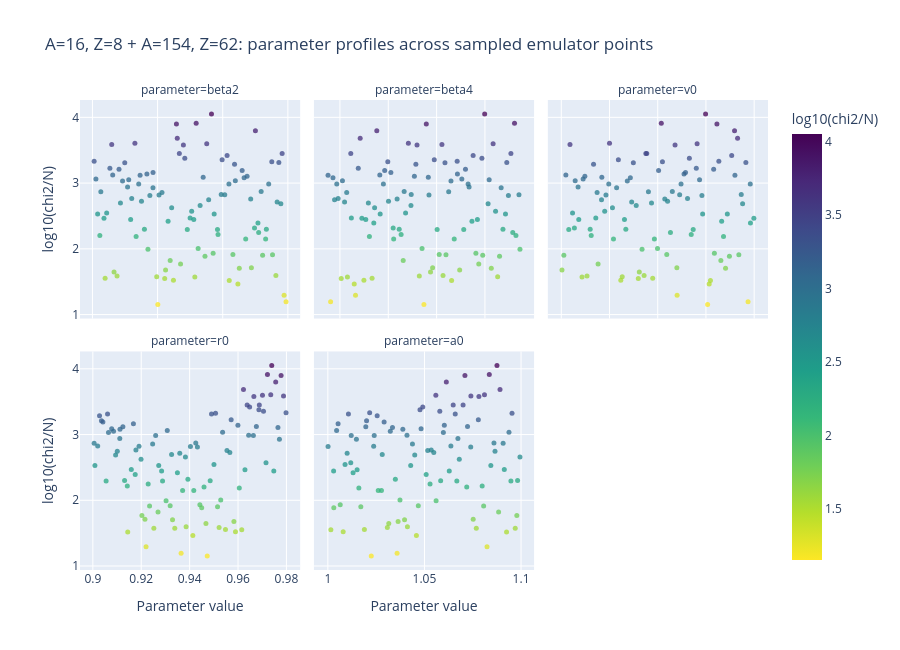

Write notebook code for a chart like this one.
### Markdown cell above
## Parameter profiles

### Code cell
profile = scan.melt(
    id_vars=["point_index", "chi2_per_point", "log10_chi2_per_point"],
    value_vars=active_parameters,
    var_name="parameter",
    value_name="value",
)
fig = px.scatter(
    profile,
    x="value",
    y="log10_chi2_per_point",
    color="log10_chi2_per_point",
    facet_col="parameter",
    facet_col_wrap=3,
    color_continuous_scale="Viridis_r",
    labels={
        "value": "Parameter value",
        "log10_chi2_per_point": "log10(chi2/N)",
    },
    title=f"{reaction_system}: parameter profiles across sampled emulator points",
)
fig.update_traces(marker={"size": 5, "opacity": 0.75})
fig.update_xaxes(matches=None)
fig.update_yaxes(matches=None)
fig.update_layout(height=650)
fig.show()
